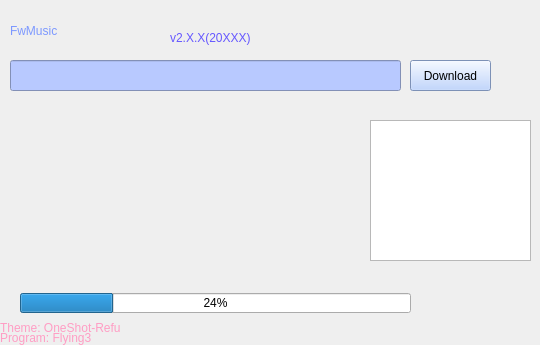
<?xml version="1.0" encoding="UTF-8"?>
<ui version="4.0">
 <class>MainWindow</class>
 <widget class="QMainWindow" name="MainWindow">
  <property name="geometry">
   <rect>
    <x>0</x>
    <y>0</y>
    <width>540</width>
    <height>345</height>
   </rect>
  </property>
  <property name="minimumSize">
   <size>
    <width>540</width>
    <height>345</height>
   </size>
  </property>
  <property name="maximumSize">
   <size>
    <width>540</width>
    <height>345</height>
   </size>
  </property>
  <property name="cursor">
   <cursorShape>ArrowCursor</cursorShape>
  </property>
  <property name="windowTitle">
   <string>FwMusic</string>
  </property>
  <property name="styleSheet">
   <string notr="true">border-image: url(&quot;D:/Python Projects/FwMusic2/FwMusic-2.0.10/bg/Refuge.png&quot;)
</string>
  </property>
  <widget class="QWidget" name="centralwidget">
   <widget class="QLabel" name="label">
    <property name="geometry">
     <rect>
      <x>10</x>
      <y>-10</y>
      <width>211</width>
      <height>81</height>
     </rect>
    </property>
    <property name="styleSheet">
     <string notr="true">font: 30pt &quot;Times New Roman&quot;;
color:rgb(124, 152, 255);
border-image: Transparent</string>
    </property>
    <property name="text">
     <string>FwMusic</string>
    </property>
   </widget>
   <widget class="QLabel" name="label_2">
    <property name="geometry">
     <rect>
      <x>170</x>
      <y>30</y>
      <width>111</width>
      <height>16</height>
     </rect>
    </property>
    <property name="styleSheet">
     <string notr="true">font: 12pt &quot;Times New Roman&quot;;
color:rgb(102, 88, 255);
border-image: Transparent</string>
    </property>
    <property name="text">
     <string>v2.X.X(20XXX)</string>
    </property>
   </widget>
   <widget class="QLineEdit" name="lineEdit">
    <property name="geometry">
     <rect>
      <x>10</x>
      <y>60</y>
      <width>391</width>
      <height>31</height>
     </rect>
    </property>
    <property name="styleSheet">
     <string notr="true">background:rgb(184, 201, 255);
border-image: Transparent;</string>
    </property>
    <property name="text">
     <string/>
    </property>
   </widget>
   <widget class="QPushButton" name="pushButton_2">
    <property name="geometry">
     <rect>
      <x>410</x>
      <y>60</y>
      <width>81</width>
      <height>31</height>
     </rect>
    </property>
    <property name="styleSheet">
     <string notr="true">background: rgb(175, 203, 255);
border-image: Transparent;</string>
    </property>
    <property name="text">
     <string>Download</string>
    </property>
   </widget>
   <widget class="QLabel" name="label_3">
    <property name="geometry">
     <rect>
      <x>0</x>
      <y>320</y>
      <width>121</width>
      <height>16</height>
     </rect>
    </property>
    <property name="styleSheet">
     <string notr="true">font: 8pt &quot;Times New Roman&quot;;
color:rgb(255, 157, 196);
border-image: Transparent;</string>
    </property>
    <property name="text">
     <string>Theme: OneShot-Refuge</string>
    </property>
   </widget>
   <widget class="QLabel" name="label_5">
    <property name="geometry">
     <rect>
      <x>0</x>
      <y>330</y>
      <width>91</width>
      <height>16</height>
     </rect>
    </property>
    <property name="styleSheet">
     <string notr="true">font: 8pt &quot;Times New Roman&quot;;
color:rgb(255, 157, 196);
border-image: Transparent;</string>
    </property>
    <property name="text">
     <string>Program: Flying374</string>
    </property>
   </widget>
   <widget class="QProgressBar" name="progressBar">
    <property name="geometry">
     <rect>
      <x>20</x>
      <y>293</y>
      <width>391</width>
      <height>20</height>
     </rect>
    </property>
    <property name="value">
     <number>24</number>
    </property>
   </widget>
   <widget class="QGraphicsView" name="graphicsView">
    <property name="geometry">
     <rect>
      <x>370</x>
      <y>120</y>
      <width>161</width>
      <height>141</height>
     </rect>
    </property>
   </widget>
   <zorder>label</zorder>
   <zorder>label_2</zorder>
   <zorder>lineEdit</zorder>
   <zorder>pushButton_2</zorder>
   <zorder>label_5</zorder>
   <zorder>label_3</zorder>
   <zorder>progressBar</zorder>
   <zorder>graphicsView</zorder>
  </widget>
  <action name="actionAbout_FwMusic">
   <property name="text">
    <string>About FwMusic</string>
   </property>
  </action>
  <action name="actionAbout_me">
   <property name="text">
    <string>About me</string>
   </property>
  </action>
 </widget>
 <resources/>
 <connections/>
</ui>
